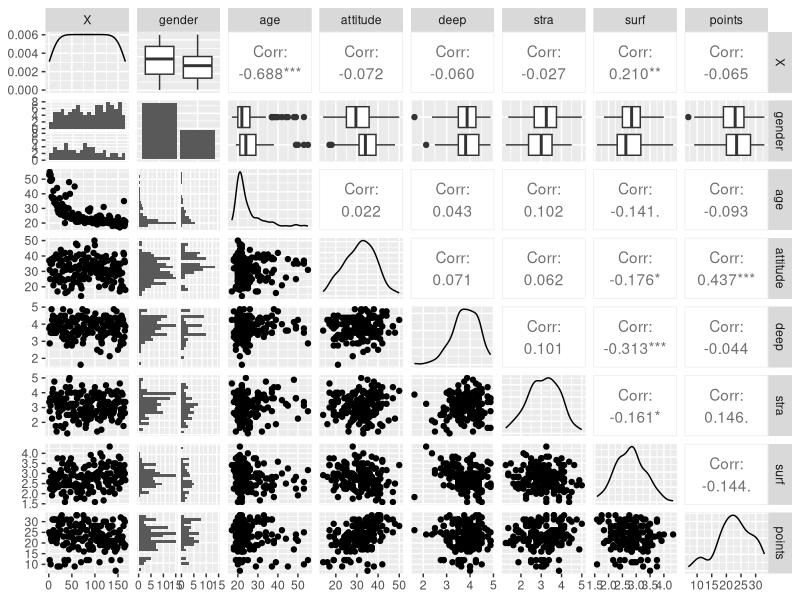
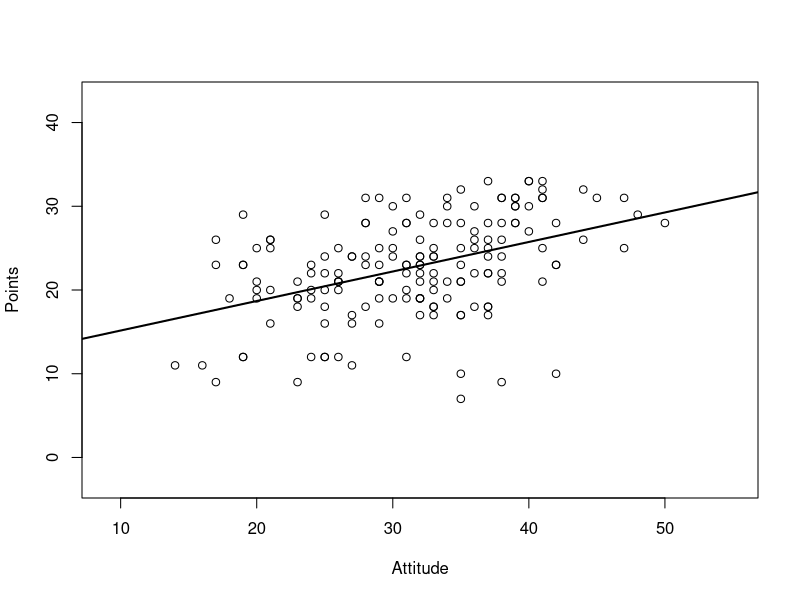
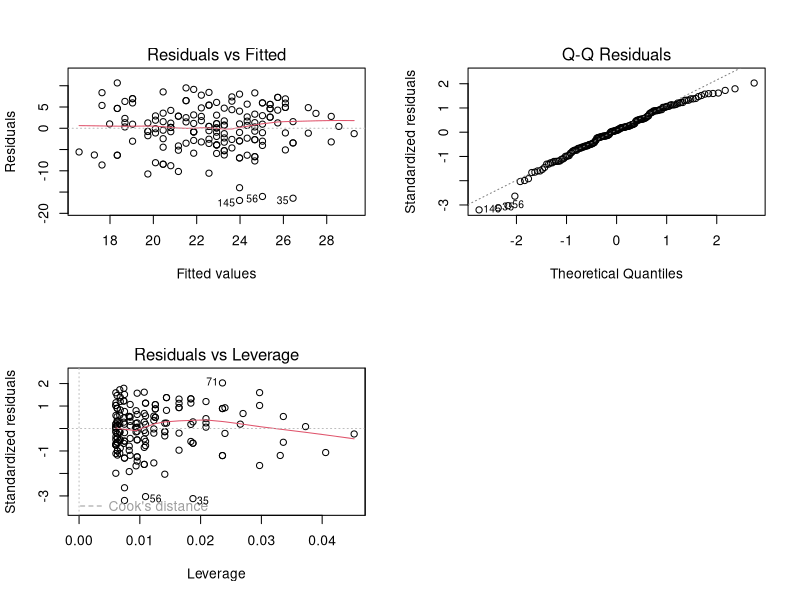

Write R code to recreate these figures, in order.
## ---- chunk 1
library(GGally)
library(ggplot2)
## ---- chunk 2
setwd("C:/Users/Tuukka/Desktop/IODS-project/data")
learndata <- read.csv("learnAnalysisdata.csv")
## ---- chunk 3
head(learndata)
str(learndata)
summary(learndata)
summaryGraphs <- ggpairs(learndata, lower = list(combo = wrap("facethist", bins = 20)))
summaryGraphs
## ---- chunk 4
learnModel <- lm(points ~ attitude + stra + surf, data = learndata)
summary(learnModel)
## ---- chunk 5
learnModel2 <- lm(points ~ attitude, data = learndata)
summary(learnModel2)
## ---- chunk 6
plot(learndata$attitude, learndata$points, xlab="Attitude", ylab="Points", xlim=c(min(learndata$attitude)-5, max(learndata$attitude)+5), ylim=c(min(learndata$points)-10, max(learndata$points)+10))
abline(learnModel2, lwd=2)
## ---- chunk 7
par(mfrow=c(2,2))
plot(learnModel2, which = c(1,2,5))
